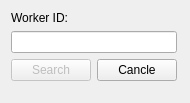
<?xml version="1.0" encoding="UTF-8"?>
<ui version="4.0">
 <class>SearchDialog</class>
 <widget class="QDialog" name="SearchDialog">
  <property name="geometry">
   <rect>
    <x>0</x>
    <y>0</y>
    <width>190</width>
    <height>103</height>
   </rect>
  </property>
  <property name="windowTitle">
   <string>Search</string>
  </property>
  <layout class="QGridLayout" name="gridLayout">
   <item row="1" column="0" colspan="2">
    <widget class="QLineEdit" name="id">
     <property name="inputMask">
      <string>000000000</string>
     </property>
    </widget>
   </item>
   <item row="2" column="0">
    <widget class="QPushButton" name="search">
     <property name="enabled">
      <bool>false</bool>
     </property>
     <property name="text">
      <string>Search</string>
     </property>
    </widget>
   </item>
   <item row="2" column="1">
    <widget class="QPushButton" name="cancle">
     <property name="text">
      <string>Cancle</string>
     </property>
    </widget>
   </item>
   <item row="2" column="2">
    <spacer name="horizontalSpacer">
     <property name="orientation">
      <enum>Qt::Horizontal</enum>
     </property>
     <property name="sizeHint" stdset="0">
      <size>
       <width>40</width>
       <height>20</height>
      </size>
     </property>
    </spacer>
   </item>
   <item row="4" column="0">
    <spacer name="verticalSpacer">
     <property name="orientation">
      <enum>Qt::Vertical</enum>
     </property>
     <property name="sizeHint" stdset="0">
      <size>
       <width>20</width>
       <height>40</height>
      </size>
     </property>
    </spacer>
   </item>
   <item row="0" column="0">
    <widget class="QLabel" name="label">
     <property name="text">
      <string>Worker ID:</string>
     </property>
    </widget>
   </item>
  </layout>
 </widget>
 <resources/>
 <connections/>
</ui>
